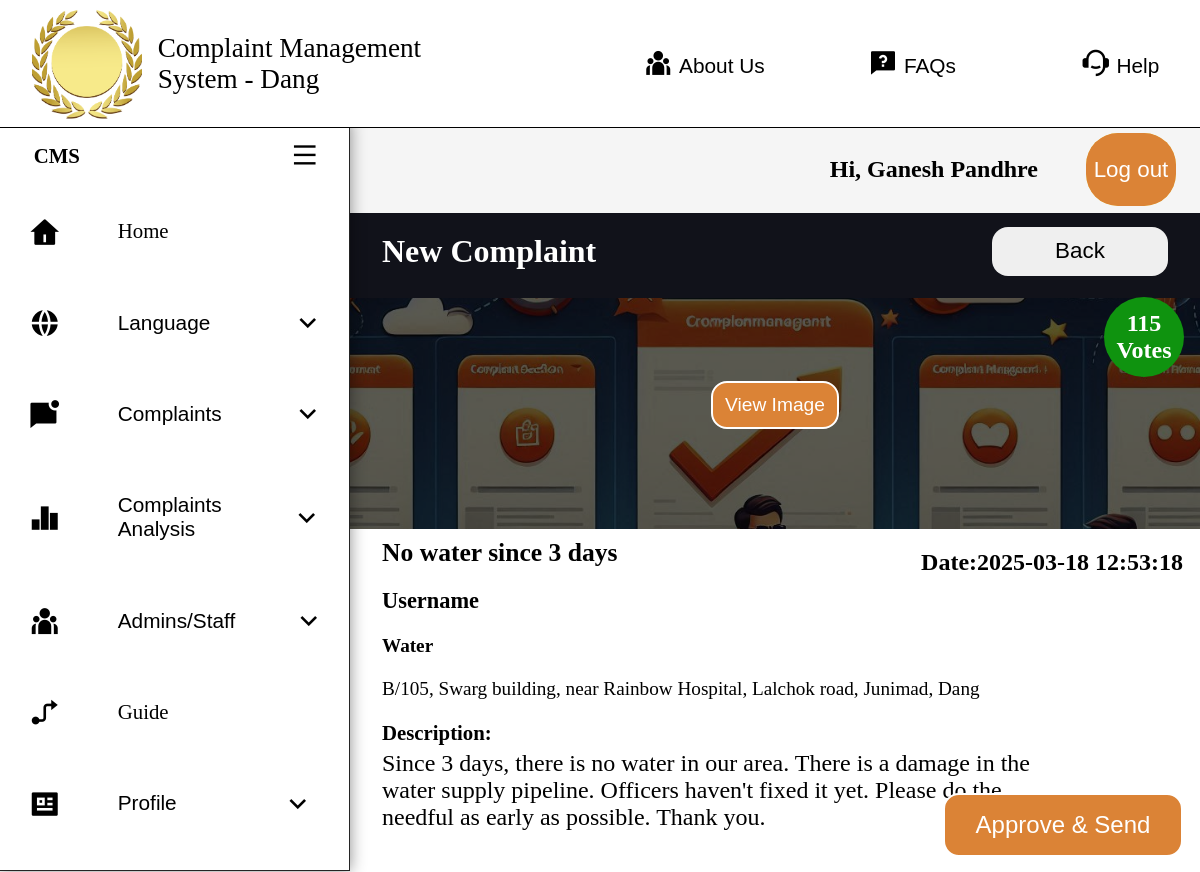
/admin/view-complaints.php?id=1 (signed in), run on the app's committed database.
### tables this page shows
CREATE TABLE `complaints` (
  `id` int(11) NOT NULL,
  `subject` varchar(80) NOT NULL,
  `cType` varchar(25) NOT NULL,
  `description` text NOT NULL,
  `city` varchar(25) NOT NULL DEFAULT 'Dang',
  `address` text NOT NULL,
  `date` timestamp NOT NULL DEFAULT current_timestamp(),
  `votes` int(11) NOT NULL DEFAULT 0,
  `officer` tinyint(1) NOT NULL DEFAULT 0,
  `subDeptOff` tinyint(1) NOT NULL DEFAULT 0,
  `collector` tinyint(1) NOT NULL DEFAULT 0
);

### config/function.php (called while the page is built, shortened)
<?php
require 'dbconn.php';
function validate($inputdata)
{
    global $conn;
    $validatedData = mysqli_escape_string($conn,$inputdata);
    return trim($validatedData);
}
function getById($tableName,$id)
{
    global $conn;
    $table = validate($tableName);
    $id = validate($id);
    $query = "select * from $table where id = '$id'";
    $result = mysqli_query($conn,$query);
    if($result)
    {
        if(mysqli_num_rows($result)==1)
        {
           $row = mysqli_fetch_assoc($result);
           $response = [
            'status'=>200,
            'data'=>$row,
            'message'=>'Record found'
        ];
        return $response;
        }
        else
        {
            $response = [
                'status'=>404,
                'message'=>'No data found'
            ];
            return $response;
        }
    }
    else
    {
       $response = [
        'status'=>500,
        'message'=>'Something went wrong'
       ];
       return $response;
    }
}
?>

### admin/authentication.php (called while the page is built, shortened)
<?php
if(isset($_SESSION['admin-authenticated']))
{
    $email = validate($_SESSION['auth_admin']['email']);
    $query = "select * from admin_details where email = '$email' limit 1";
    $result = mysqli_query($conn,$query);
}
else{
    redirect('../login.php','Please login to continue.');
}
?>

### admin/view-complaints.php (the view)
<?php include 'includes/header.php'; ?>
<div class="view-complaints">
<div class="head">
        <h1>New Complaint</h1>
        <a href="newCom.php">
            <button>Back</button>
        </a>
</div>
    <?php
     if(isset($_GET['id']))
    {
        $complaintId = validate($_GET['id']);
    $complaintData=getById('complaints',$complaintId,);
    if($complaintData)
    {
        if($complaintData['status']==200)
        {
            $data = $complaintData['data'] ?? null;
    ?>
    <a href="view-image.php" class="view-image"><button>View Image</button></a>
    <div class="votes">
            <div class="vote-wrap">
            <h3><?= $data['votes']?></h3>
            <h3>Votes</h3>
            </div>
        </div>
    <div class="comp-img"><img src="images/hero1.png" alt=""></div>
    <div class="details">
        <div class="subject" style="font-size:1.6rem; font-weight:700"><?= $data['subject']?></div>
        <div class="filed-by"style="font-size:1.4rem; font-weight:700"><span>Username</span></div>
        <div class="category"style="font-size:1.2rem; font-weight:700"><?= $data['cType']?></div>
        <div class="address"style="font-size:1.2rem"><?= $data['address']?></div>
        <div class="desc">
            <h2>Description:</h2>
            <p><?= $data['description']?></p>
        </div>
        <div class="date"><h3>Date:<span><?= $data['date']?></span></h3></div>
        <div  class="approve-send">
        <a href="approve-send.php?id=<?=$data['id']?>"><button>Approve & Send</button></a>
        </div>
    </div>
    <?php
        }
        }
    }
    ?>
</div>
<?php include 'includes/footer.php'; ?>

### admin/includes/header.php (shortened to what this page needs)
<?php
include '../config/function.php';
include 'authentication.php';
?>
<!DOCTYPE html>
<html lang="en">
<head>
    <link rel="stylesheet" href="assets/style.css">
    <link href="https://cdn.jsdelivr.net/npm/remixicon@4.5.0/fonts/remixicon.css" rel="stylesheet"/>
</head>
<body>
    <?php
        include 'includes/topbar.php';
        include 'includes/topbar2.php';
    ?>
    <nav id="sidebar">
        <?php include 'includes/sidebar.php'; ?>
    </nav>
    <main id="main">

### admin/includes/topbar.php
<nav id="topbar">
  <ul>
    <li class="logo">
      <img src="images/vecteezy_golden-logo-template_23654784.png" alt="">
    </li>
    <li class="name">
      Complaint Management System - Dang
    </li>
    <div class="navigation">
      <a href="#aboutus"><i class="ri-team-fill"></i> About Us</a>
      <a href="#faqs"><i class="ri-questionnaire-fill"></i> FAQs</a>
      <a href="#help"><i class="ri-customer-service-2-fill"></i> Help</a>
  </div>
  </ul>
</nav>

### admin/includes/topbar2.php (shortened to what this page needs)
<div id="topbar2">
    <div id="login-signup">
        <?php if($_SESSION['admin-authenticated']):?>
            <div class="details">
                <h2>Hi, <?=$_SESSION['auth_admin']['username']?></h2>
            </div>
            <?php endif;?>
            <?php if($_SESSION['admin-authenticated']):?>
            <div class="login-wrapper" style="width:25%;">
                <a href="logout.php" style="width:100%"><button id="logout">Log out</button></a>
            </div>
            <?php endif;?>
            <div id="user-admin">
                <h2>You want to login as ?</h2>
                <div class="wrap">
                    <form action="login.php" method="POST">
                    </form>
                    <form action="login.php" method="POST">
                    </form>
                </div>
            </div>
    </div>
</div>

### admin/includes/sidebar.php (shortened to what this page needs)
 <ul>
<div>
  <span class="logo">CMS</span>
  <button onclick=toggleSidebar() id="toggle-btn">
    <i class="ri-menu-line"></i>
  </button>
</div>
<li class="active">
  <a href="index.php">
    <i class="ri-home-4-fill"></i>
    <span>Home</span>
  </a>
</li>
<li>
  <button onclick=toggleSubMenu(this) class="dropdown-btn">
     <i class="ri-global-fill"></i>
    <span>Language</span>
    <i class="ri-arrow-down-s-line" style="margin-left:1.5rem"></i>
  </button>
</li>
<li>
  <button onclick=toggleSubMenu(this) class="dropdown-btn">
    <i class="ri-chat-unread-fill"></i>
    <span>Complaints</span>
    <i class="ri-arrow-down-s-line"style="margin-left:.8rem"></i>
  </button>
</li>
<li>
  <button onclick=toggleSubMenu(this) class="dropdown-btn">
    <i class="ri-bar-chart-2-fill"></i>
    <span>Complaints<br>Analysis</span>
    <i class="ri-arrow-down-s-line"style="margin-left:.72rem"></i>
  </button>
</li>
<li>
  <button onclick=toggleSubMenu(this) class="dropdown-btn">
    <i class="ri-team-fill"></i>
    <span>Admins/Staff</span>
    <i class="ri-arrow-down-s-line"></i>
  </button>
</li>
<li>
  <a href="#">
    <i class="ri-guide-fill"></i>
    <span>Guide</span>
  </a>
</li>
<?php if(isset($_SESSION['admin-authenticated'])):?>
<li>
  <button onclick=toggleSubMenu(this) class="dropdown-btn">
    <i class="ri-profile-fill"></i>
    <span>Profile</span>
    <i class="ri-arrow-down-s-line"style="margin-left:3rem"></i>
  </button>
</li>
<?php endif ?>
</ul>

### admin/includes/footer.php
</main>
</body>
</html>

### admin/assets/style.css (style rules this page uses)
* { margin: 0; padding: 0; border: none; outline: none; box-sizing: border-box; }
body { width: 100%; height: 100%; background-color: white; }
#sidebar { box-sizing: border-box; min-height: 86vh; width: 350px; padding: 5px 1em; border-right: 1px solid rgba(0, 0, 0, 0.86); border-bottom: 1px solid rgba(0, 0, 0, 0.86); position: fixed; top: 13.9%; align-self: start; transition: all 0.4s ease-in-out; overflow: hidden; text-wrap: nowrap; background-color: white; box-shadow: 0 0 15px rgba(0, 0, 0, 0.447); z-index: 2; }
#sidebar ul { list-style: none; }
#sidebar ul li { margin-bottom: 2rem; }
#sidebar a, #sidebar .dropdown-btn, #sidebar .logo { border-radius: 0.5em; padding: 0.85em; text-decoration: none; color: black; display: flex; align-items: center; gap: 3em; font-size: 1.3rem; }
.dropdown-btn { width: 100%; text-align: left; background: none; border: none; cursor: pointer; }
#sidebar i { transform: scale(1.5); }
#toggle-btn { margin-left: auto; padding: 1em; border: none; border-radius: 0.5em; background: none; cursor: pointer; }
#main { width: calc(100% - 350px); min-height: 77.5vh; position: absolute; top: 22.4%; right: 0; transition: all ease-in-out 0.4s; background-color: rgb(225, 205, 167); overflow: hidden; }
main p { color: black; margin-top: 5px; margin-bottom: 15px; }

### data on the page
complaints: votes "115", subject "No water since 3 days", cType "Water", address "B/105, Swarg building, near Rainbow Hospital, Lalchok road, Junimad, Dang", description "Since 3 days, there is no water in our area. There is a damage in the water supply pipeline. Officers haven't fixed it yet. Please do the needful as early as possible. Thank you.", date "2025-03-18 12:53:18"

### other printed values
$_SESSION['auth_admin']['username'] "Ganesh Pandhre"
